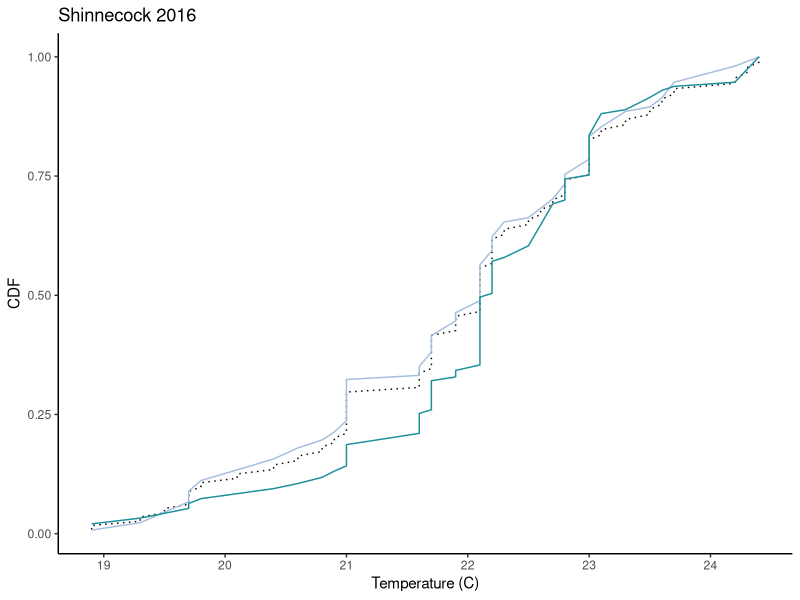
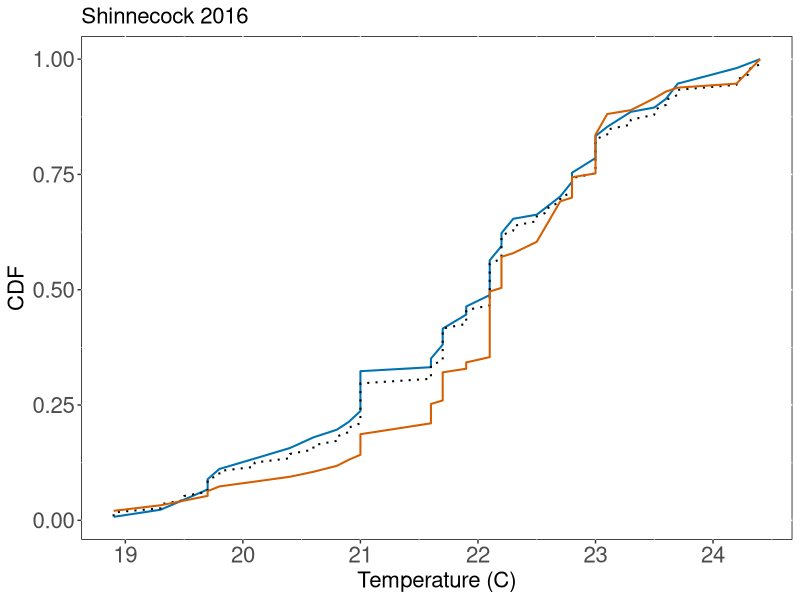
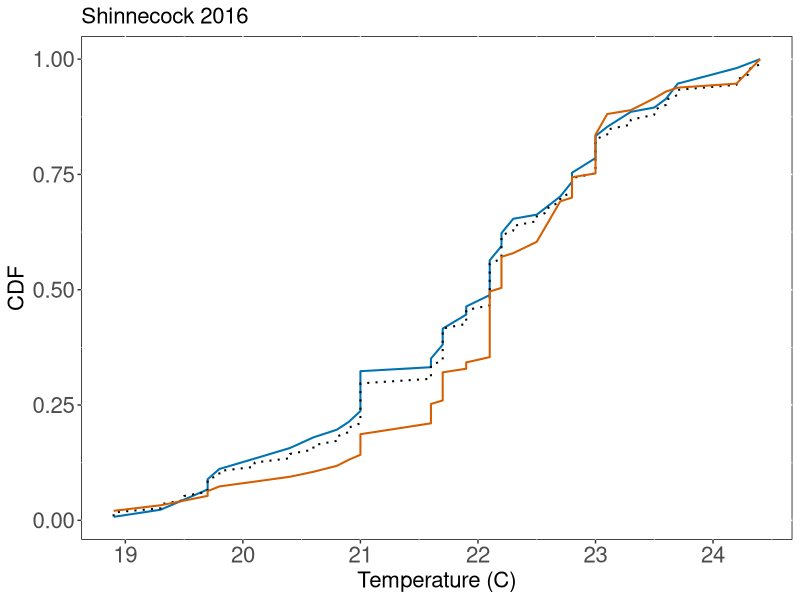
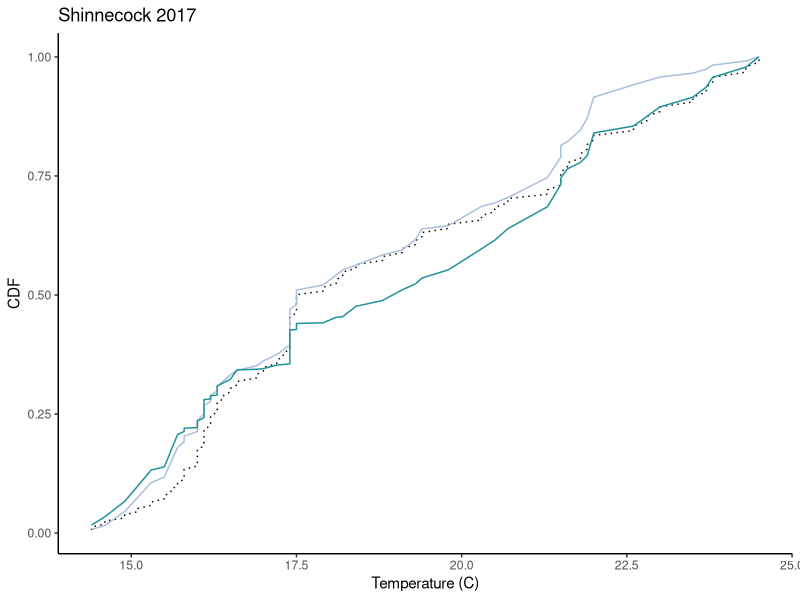
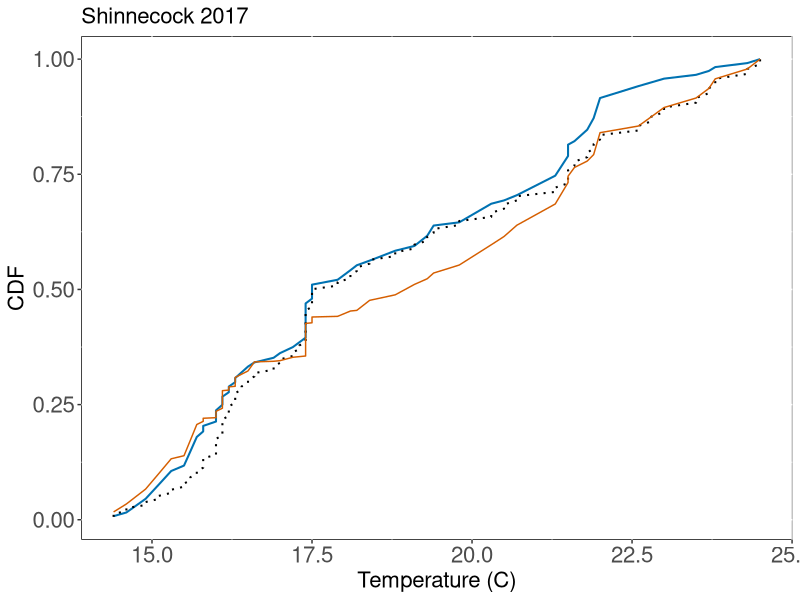
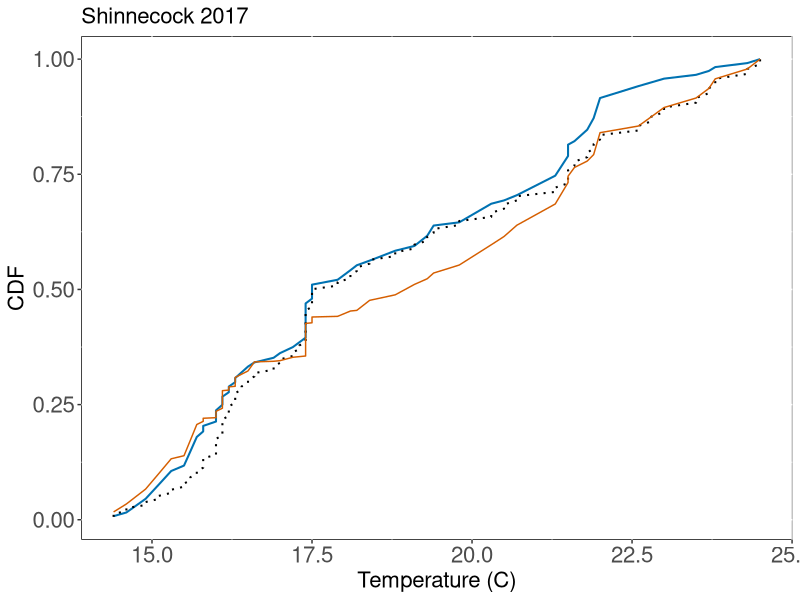
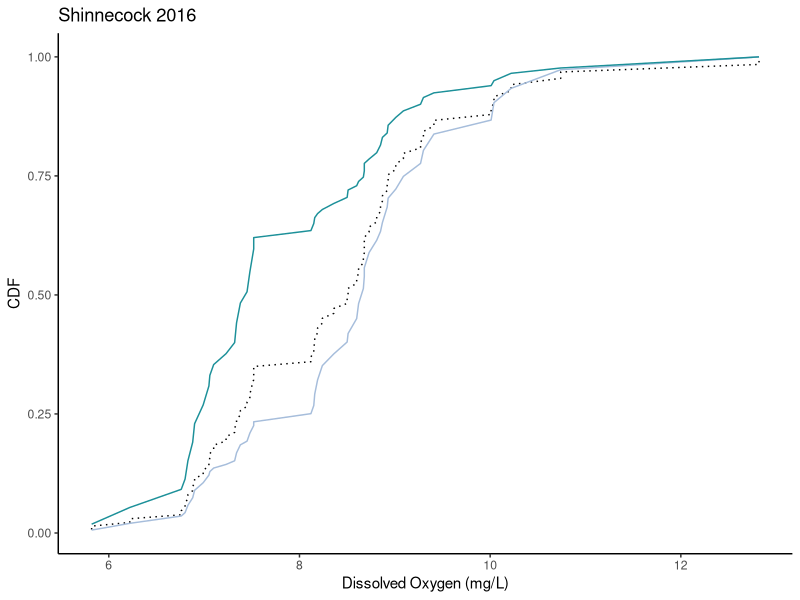
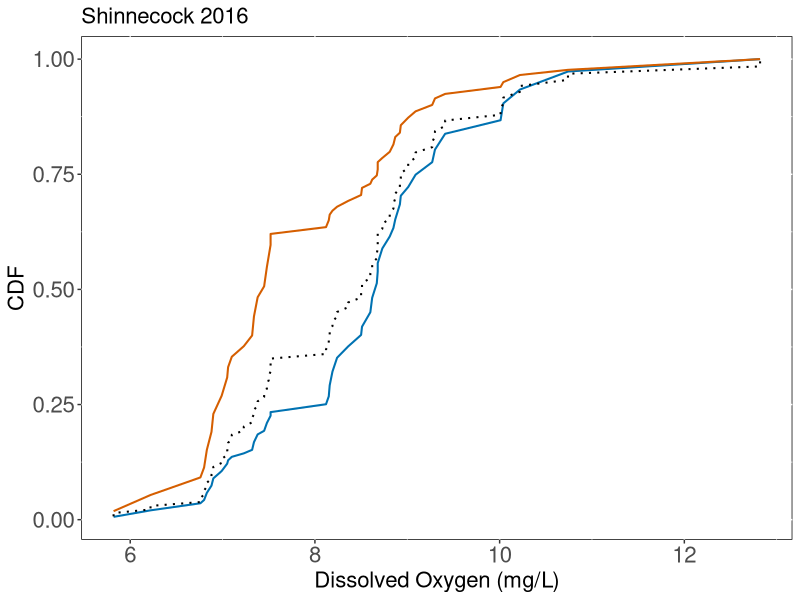

Write R code to recreate these figures, in order.
## ---- chunk 1
knitr::opts_chunk$set(echo = FALSE, warning=FALSE, cache=TRUE)
## ---- chunk 2
setwd("/Users//tdolan/Documents//R-Github//WFFieldSurveyPaper")

library("tidyr")
library("ggplot2")
library("plyr")
library("purrr")
library("dplyr")
## ---- chunk 3
#somedata3<-read.csv("somedata3_Mar-4-2020.csv", na.strings="", header=TRUE) %>% filter(!is.na(Temp))
somedata3 <-read.csv("skcompiled4gams2.csv", na.strings="", header=TRUE) 
## ---- chunk 4
SomeData <-somedata3 %>% dplyr::select(-minl, -maxl, -sdl, -distswept, -Tow, -Towindex) %>% mutate(Pres =ifelse(cpT > 0,1,0))%>%
  unite(BayYear,Bay,Year, remove=FALSE)%>% base::split(.$Bay)
Bay <-SomeData$`Shinnecock` # Just change out the bay you are looking at. 

total.area <- 1.61*1000 #for Shinnecock
       #   <- 1.49*1000 #for Moriches
       #   <- 2.24*1000 #for Jamaica
       #   <- 1.98*1000 #for Napeague
       #   <- 0.52*1000 #for Cold Spring Pond
## ---- chunk 5
SomeData1617 <-somedata3 %>% dplyr::select(-minl, -maxl, -sdl, -distswept, -Towindex, -cpue, -efoff, -Bottom.type, -NumKept) %>% mutate(Pres =ifelse(cpT > 0,1,0))%>%
  unite(BayYear,Bay,Year, remove=FALSE) %>% filter(Bay =="Shinnecock")%>% filter(Year %in% c("2016","2017"))

allsco <-read.csv("allscoJune30.csv", na.strings="", header=TRUE) 

allsco <-left_join(allsco, SomeData1617, by=c("Bay","Date","Year")) %>% dplyr::select(-X.y, -NumCaught, -rcpT, -X.x, -X.1, -avl)%>%mutate(Date=as.Date(Date))

splitco <-allsco%>%
  split(list(.$Year,.$co)) 

shi16_e <-plyr::ddply(splitco$`2016.1`, Week~Date~Station, summarize, coCatch =sum(value),Date=max(Date), Temp=max(Temp), SAL=max(SAL), DO=max(DO.mg.L), Depth=max(AvDepth)) %>%mutate(Week=as.numeric(as.character(Week)), co="1") %>% 
  mutate(starred=ifelse(Week %in% c(5,6,7,8,9),"star","nostar"),Date=as.Date(Date)) 

shi16_l <-plyr::ddply(splitco$`2016.2`, Week~Date~Station, summarize, coCatch =sum(value),Date=max(Date),Temp=max(Temp), SAL=max(SAL), DO=max(DO.mg.L), Depth=max(AvDepth)) %>%mutate(Week=as.numeric(as.character(Week)), co="2")%>% 
mutate(starred=ifelse(Week %in% c(5,6,7,8,9),"star","nostar"),Date=as.Date(Date))

shi17_e <-plyr::ddply(splitco$`2017.1`,  Week~Date~Station, summarize, coCatch =sum(value),Date=max(Date),Temp=max(Temp), SAL=max(SAL), DO=max(DO.mg.L), Depth=max(AvDepth)) %>%mutate(Week=as.numeric(as.character(Week)), co="1")%>% 
mutate(starred=ifelse(Week %in% c(1,2,3,4,5,6),"star","nostar"),Date=as.Date(Date))

shi17_l <-plyr::ddply(splitco$`2017.2`,Week~Date~Station, summarize, coCatch =sum(value),Date=max(Date),Temp=max(Temp), SAL=max(SAL), DO=max(DO.mg.L), Depth=max(AvDepth)) %>%mutate(Week=as.numeric(as.character(Week)), co="2")%>%
  mutate(starred=ifelse(Week %in% c(1,2,3,4,5,6),"star","nostar"),Date=as.Date(Date))

shin16co <-bind_rows(shi16_e, shi16_l) %>%filter(starred=="star") %>% mutate(Pres=ifelse(coCatch > 0,1,0))
shin17co <-bind_rows(shi17_e, shi17_l) %>%filter(starred=="star")%>% mutate(Pres=ifelse(coCatch >0,1,0))

## ---- chunk 6
co16_1Temp <- filter(shi16_e, !is.na(Temp) & starred=="star") %>% arrange(Temp)%>% mutate(Pres=ifelse(coCatch > 0,1,0))
co16_2Temp <- filter(shi16_l, !is.na(Temp) & starred=="star") %>% arrange(Temp)%>% mutate(Pres=ifelse(coCatch > 0,1,0))

#AVAILABLE HABITAT: should be for both cohorts!!!
shin16coTemp <-filter(shin16co, !is.na(Temp) & starred=="star")%>% arrange(Temp)
SurveyCDF = cumsum(shin16coTemp$Temp)
SUMTemp<-sum(shin16coTemp$Temp)
shin16coTemp <- mutate(shin16coTemp, SurveyCDFFinal=SurveyCDF/SUMTemp)  #this is the AVAILABLE HABITAT over ALL YEARS in Shinnecock

#OCCUPIED HABITAT: cohort 1
Temp <- co16_1Temp$Temp
yh=sum(co16_1Temp$coCatch)
ybar_strata=mean(co16_1Temp$coCatch) 
#create and plot CDF for occupied habitat
co16_1Temp <-mutate(co16_1Temp, OccupiedTemp =(coCatch/ybar_strata)*as.numeric(Pres)*Temp)%>% 
  mutate(OccupiedCDF =cumsum(OccupiedTemp))
SUMOccTemp <-sum(co16_1Temp$OccupiedTemp)
co16_1Temp <-mutate(co16_1Temp, OccCDF_final = OccupiedCDF/SUMOccTemp)

#OCCUPIED HABITAT: cohort 2
Temp <- co16_2Temp$Temp
yh=sum(co16_2Temp$coCatch)
ybar_strata=mean(co16_2Temp$coCatch) 
#create and plot CDF for occupied habitat
co16_2Temp <-mutate(co16_2Temp, OccupiedTemp =(coCatch/ybar_strata)*as.numeric(Pres)*Temp)%>% 
  mutate(OccupiedCDF =cumsum(OccupiedTemp))
SUMOccTemp <-sum(co16_2Temp$OccupiedTemp)
co16_2Temp <-mutate(co16_2Temp, OccCDF_final = OccupiedCDF/SUMOccTemp)

#plot occupied, available, both cohorts
a <-  ggplot(shin16coTemp, aes(x=Temp, y=SurveyCDFFinal))
a+geom_line(linetype="dotted")+
  geom_line(aes(x=Temp, y=OccCDF_final), color="#a6bddb", data=co16_1Temp)+
  geom_line(aes(x=Temp, y=OccCDF_final), color="#1c9099", data=co16_2Temp)+
  ylab("CDF")+xlab("Temperature (C)")+ggtitle("Shinnecock 2016")+
  theme_classic()
#ggsave("cohortcdfs16_OccvAVTemp.png", path="/Users/tdolan/documents/WF SK PROJ/Survey data/Field Survey Paper/final figures")
#dev.off()

## ---- chunk 7

#TEST STATISTIC: DISTANCE BETWEEN COHORTS
Dist_test<-abs(co16_1Temp$OccCDF_final-co16_2Temp$OccCDF_final)
Test.statistic<-max(Dist_test)
Test.statistic

#BOOTSTRAPPING TEST STATISTIC AND CONFIDENCE INTERVALS
###Bootstrapping occupied CPUE to create new CDFS
DistBoot<-abs(co16_1Temp$OccCDF_final-co16_2Temp$OccCDF_final)#if not defined prior to running loop,
TS.Boot<-max(DistBoot)  
#defining variables
catch1 <-co16_1Temp$coCatch #total catch in that TOW
catch2 <-co16_2Temp$coCatch #total catch in that TOW
ybar1 <-mean(catch1)
ybar2 <-mean(catch2)
Pres1 <-co16_1Temp$Pres #Presence absence for that TOW
Pres2 <-co16_2Temp$Pres
Temp1 <-co16_1Temp$Temp
Temp2 <-co16_2Temp$Temp

# THE BOOT LOOP
set.seed(1234)
results<-c()
boot.store1 <-vector("list",length(10000))
boot.store2 <-vector("list",length(10000))
for(i in 1:10000) {  
  #Cohort 1
  BootSampler1<-sample(catch1, length(catch1),replace=FALSE)  #catch cohort 1
  TempBoot1<-(BootSampler1/ybar1)*(as.numeric(Pres1))*Temp1 
  CDFBoot1<-cumsum(TempBoot1)
  SUMBoot1<-sum(TempBoot1)
  CDFFinalBoot1<-CDFBoot1/SUMBoot1
  boot.store1[[i]]<-CDFFinalBoot1
  #Cohort 2
  BootSampler2<-sample(catch2, length(catch2),replace=FALSE)  #catch cohort 1
  TempBoot2<-(BootSampler2/ybar2)*(as.numeric(Pres2))*Temp2 
  CDFBoot2<-cumsum(TempBoot2)
  SUMBoot2<-sum(TempBoot2)
  CDFFinalBoot2<-CDFBoot2/SUMBoot2
  boot.store2[[i]]<-CDFFinalBoot2
  #Test statistic
  DistBoot<-abs(CDFFinalBoot1-CDFFinalBoot2) #absolute value from bootstrapped and observed
  results[i]<-max(DistBoot) #store them here
  }
summary(results)

#SIGNIFICANCE TEST RESULT
sum(abs(results>abs(Test.statistic))/10000) ## See how many of the values in 'result'are more extreme than the observed value

#EXTRACT BOOTS FOR CI
#Cohort1
b.store1 <- transpose(boot.store1)  
lcis1 <-c()
ucis1 <-c()
meanboot1<-c()
for(i in 1:length(b.store1)) { 
  bvec1 <-unlist(b.store1[i])
  lcis1[i]<-quantile(bvec1,0.025)
  ucis1[i]<-quantile(bvec1,0.975)
  meanboot1[i]<-mean(bvec1)
}
b.store2 <- transpose(boot.store2)  
lcis2 <-c()
ucis2 <-c()
meanboot2<-c()
for(i in 1:length(b.store2)) { 
  bvec2 <-unlist(b.store2[i])
  lcis2[i]<-quantile(bvec2,0.025)
  ucis2[i]<-quantile(bvec2,0.975)
  meanboot2[i]<-mean(bvec2)
}

#Change the colors:
#old colors: Cohort1: #a6bddb, #1c9099, Cohort2: #1c9099
#New colors: cohort1"#0072B2","#D55E00",

#plot occupied, available, both cohorts
a <-  ggplot()
 a+geom_line(aes(x=Temp, y=OccCDF_final), color="#0072B2", size = 0.7, data=co16_1Temp)+ #cohort 1
   geom_line(aes(x=Temp, y=SurveyCDFFinal),linetype="dotted", size = 0.7, data=shin16coTemp)+ #available habitat. 
  #geom_line(aes(x=Temp,y=meanboot1),linetype=3, color="#748499")+ # bootstrapped mean
  #geom_ribbon(aes(x=Temp,ymin=lcis1,ymax=ucis1),fill="#0072B2",alpha=0.2,data=co16_1Temp)+ #bootstrapped CI
  geom_line(aes(x=Temp, y=OccCDF_final), color="#D55E00", size = 0.7, data=co16_2Temp)+  #cohort 2.
  #geom_ribbon(aes(x=Temp,ymin=lcis2,ymax=ucis2),fill="#D55E00",alpha=0.2,data=co16_2Temp)+ #bootstrapped CI
  #geom_line(aes(x=Temp,y=meanboot2),linetype=3, color="#1c9099")+ # bootstrapped mean
  ylab("CDF")+xlab("Temperature (C)")+ggtitle("Shinnecock 2016")+
  #theme_classic()
   theme(plot.title=element_text(size=16),axis.text = element_text(size = 16),axis.title = element_text(size = 16),
         panel.background = element_rect(fill = 'white', colour = 'black'),
        panel.grid.major = element_line(colour = "white"))+guides(fill = FALSE, colour = FALSE) 
#,plot.margin=margin(0.5,1,0.5,0.5,"cm")
ggsave("cohortcdfs16_OccvAVTempCInew.png", path="/Users/tdolan/documents/WF SK PROJ/Survey data/Field Survey Paper/final figures")
dev.off()
#save for later

## ---- chunk 8
co17_1Temp <- filter(shi17_e, !is.na(Temp) & starred=="star") %>% arrange(Temp)%>% mutate(Pres=ifelse(coCatch > 0,1,0))
co17_2Temp <- filter(shi17_l, !is.na(Temp) & starred=="star") %>% arrange(Temp)%>% mutate(Pres=ifelse(coCatch > 0,1,0))

#AVAILABLE HABITAT: should be for both cohorts!!!
shin17coTemp <-filter(shin17co, !is.na(Temp)& starred=="star")%>% arrange(Temp)
SurveyCDF = cumsum(shin17coTemp$Temp)
SUMTemp<-sum(shin17coTemp$Temp)
shin17coTemp <- mutate(shin17coTemp, SurveyCDFFinal=SurveyCDF/SUMTemp)  #this is the AVAILABLE HABITAT over ALL YEARS in Shinnecock

#OCCUPIED HABITAT: cohort 1
Temp <- co17_1Temp$Temp
yh=sum(co17_1Temp$coCatch)
ybar_strata=mean(co17_1Temp$coCatch) 
#create and plot CDF for occupied habitat
co17_1Temp <-mutate(co17_1Temp, OccupiedTemp =(coCatch/ybar_strata)*as.numeric(Pres)*Temp)%>% 
  mutate(OccupiedCDF =cumsum(OccupiedTemp))
SUMOccTemp <-sum(co17_1Temp$OccupiedTemp)
co17_1Temp <-mutate(co17_1Temp, OccCDF_final = OccupiedCDF/SUMOccTemp)

#OCCUPIED HABITAT: cohort 2
Temp <- co17_2Temp$Temp
yh=sum(co17_2Temp$coCatch)
ybar_strata=mean(co17_2Temp$coCatch) 
#create and plot CDF for occupied habitat
co17_2Temp <-mutate(co17_2Temp, OccupiedTemp =(coCatch/ybar_strata)*as.numeric(Pres)*Temp)%>% 
  mutate(OccupiedCDF =cumsum(OccupiedTemp))
SUMOccTemp <-sum(co17_2Temp$OccupiedTemp)
co17_2Temp <-mutate(co17_2Temp, OccCDF_final = OccupiedCDF/SUMOccTemp)

#plot occupied, available, both cohorts
a <-  ggplot(shin17coTemp, aes(x=Temp, y=SurveyCDFFinal))
a+geom_line(linetype="dotted")+
  geom_line(aes(x=Temp, y=OccCDF_final), color="#a6bddb", data=co17_1Temp)+
  geom_line(aes(x=Temp, y=OccCDF_final), color="#1c9099", data=co17_2Temp)+
  ylab("CDF")+xlab("Temperature (C)")+ggtitle("Shinnecock 2017")+
  theme_classic()
#ggsave("cohortcdfs17_OccvAVTemp.png", path="/Users/tdolan/documents/WF SK PROJ/Survey data/Field Survey Paper/final figures")
#dev.off()
## ---- chunk 9

#TEST STATISTIC: DISTANCE BETWEEN COHORTS
Dist_test<-abs(co17_1Temp$OccCDF_final-co17_2Temp$OccCDF_final)
Test.statistic<-max(Dist_test)
Test.statistic

#BOOTSTRAPPING TEST STATISTIC AND CONFIDENCE INTERVALS
###Bootstrapping occupied CPUE to create new CDFS
DistBoot<-abs(co17_1Temp$OccCDF_final-co17_2Temp$OccCDF_final)#if not defined prior to running loop,
TS.Boot<-max(DistBoot)  
#defining variables
catch1 <-co17_1Temp$coCatch #total catch in that TOW
catch2 <-co17_2Temp$coCatch #total catch in that TOW
ybar1 <-mean(catch1)
ybar2 <-mean(catch2)
Pres1 <-co17_1Temp$Pres #Presence absence for that TOW
Pres2 <-co17_2Temp$Pres
Temp1 <-co17_1Temp$Temp
Temp2 <-co17_2Temp$Temp

# THE BOOT LOOP
set.seed(1234)
results<-c()
boot.store1 <-vector("list",length(10000))
boot.store2 <-vector("list",length(10000))
for(i in 1:10000) {  
  #Cohort 1
  BootSampler1<-sample(catch1, length(catch1),replace=FALSE)  #catch cohort 1
  TempBoot1<-(BootSampler1/ybar1)*(as.numeric(Pres1))*Temp1 
  CDFBoot1<-cumsum(TempBoot1)
  SUMBoot1<-sum(TempBoot1)
  CDFFinalBoot1<-CDFBoot1/SUMBoot1
  boot.store1[[i]]<-CDFFinalBoot1
  #Cohort 2
  BootSampler2<-sample(catch2, length(catch2),replace=FALSE)  #catch cohort 1
  TempBoot2<-(BootSampler2/ybar2)*(as.numeric(Pres2))*Temp2 
  CDFBoot2<-cumsum(TempBoot2)
  SUMBoot2<-sum(TempBoot2)
  CDFFinalBoot2<-CDFBoot2/SUMBoot2
  boot.store2[[i]]<-CDFFinalBoot2
  #Test statistic
  DistBoot<-abs(CDFFinalBoot1-CDFFinalBoot2) #absolute value from bootstrapped and observed
  results[i]<-max(DistBoot) #store them here
  }
summary(results)

#SIGNIFICANCE TEST RESULT
sum(abs(results>abs(Test.statistic))/10000) ## See how many of the values in 'result'are more extreme than the observed value

#EXTRACT BOOTS FOR CI
#Cohort1
b.store1 <- transpose(boot.store1)  
lcis1 <-c()
ucis1 <-c()
meanboot1<-c()
for(i in 1:length(b.store1)) { 
  bvec1 <-unlist(b.store1[i])
  lcis1[i]<-quantile(bvec1,0.025)
  ucis1[i]<-quantile(bvec1,0.975)
  meanboot1[i]<-mean(bvec1)
}
b.store2 <- transpose(boot.store2)  
lcis2 <-c()
ucis2 <-c()
meanboot2<-c()
for(i in 1:length(b.store2)) { 
  bvec2 <-unlist(b.store2[i])
  lcis2[i]<-quantile(bvec2,0.025)
  ucis2[i]<-quantile(bvec2,0.975)
  meanboot2[i]<-mean(bvec2)
}

#New colors: cohort1"#0072B2","#D55E00",

#plot occupied, available, both cohorts
a <-  ggplot()
 a+geom_line(aes(x=Temp, y=OccCDF_final), color="#0072B2", size = 0.7, data=co17_1Temp)+
    geom_line(aes(x=Temp, y=SurveyCDFFinal),linetype="dotted", size = 0.7, data=shin17coTemp)+
  #geom_line(aes(x=Temp,y=meanboot1),linetype=3, color="#748499")+ # bootstrapped mean
  #geom_ribbon(aes(x=Temp,ymin=lcis1,ymax=ucis1),fill="#0072B2",alpha=0.2)+ #bootstrapped CI
  geom_line(aes(x=Temp, y=OccCDF_final), color="#D55E00", data=co17_2Temp)+
  #geom_ribbon(aes(x=Temp,ymin=lcis2,ymax=ucis2),fill="#D55E00",alpha=0.2)+ #bootstrapped CI
  #geom_line(aes(x=Temp,y=meanboot2),linetype=3, color="#1c9099")+ # bootstrapped mean
  ylab("CDF")+xlab("Temperature (C)")+ggtitle("Shinnecock 2017")+
  theme(plot.title=element_text(size=16),axis.text = element_text(size = 16),axis.title = element_text(size = 16),
         panel.background = element_rect(fill = 'white', colour = 'black'),
        panel.grid.major = element_line(colour = "white"))+guides(fill = FALSE, colour = FALSE) 
ggsave("cohortcdfs17_OccvAVTempCInew.png", path="/Users/tdolan/documents/WF SK PROJ/Survey data/Field Survey Paper/final figures")
dev.off()

## ---- chunk 10
#Calculating Quantiles

#FUNCTION TO EXTRACT PERCENTILES OF OCCUPIED HABITAT
percentile.func <-function(df){
df <- mutate(df, BTcolumn=round(Temp,digits=1),OccCDFcolumn=round(OccCDF_final,digits=2)) 
  
OccPer.5 <-(df[df$OccCDFcolumn=='0.05','BTcolumn']) #not interpolated version 
OccPer.50 <-(df[df$OccCDFcolumn=='0.5','BTcolumn'])
OccPer.95 <-(df[df$OccCDFcolumn=='0.95','BTcolumn'])
not.interpolated <-list(OccPer.5,OccPer.50,OccPer.95)
  #occ.ni <- rapply(not.interpolated, mean)
#interpolated version 
TabSurveyApprox<-approx(df$BTcolumn,df$OccCDFcolumn, n=20000)  
TabSurveyApproxBT<-round(TabSurveyApprox$x,digits=3)        
TabSurveyApproxSurveyOccCDF<-round(TabSurveyApprox$y,digits=3)   
OccTabSurveyAp<-data.frame(cbind(TabSurveyApproxBT,TabSurveyApproxSurveyOccCDF))   
OccPer.5.ap <-(OccTabSurveyAp[OccTabSurveyAp$TabSurveyApproxSurveyOccCDF=='0.05','TabSurveyApproxBT'])  #(INTERPOLATED)
OccPer.50.ap <-(OccTabSurveyAp[OccTabSurveyAp$TabSurveyApproxSurveyOccCDF=='0.5','TabSurveyApproxBT'])
OccPer.95.ap <-(OccTabSurveyAp[OccTabSurveyAp$TabSurveyApproxSurveyOccCDF=='0.95','TabSurveyApproxBT'])
interpolated <-list(OccPer.5.ap,OccPer.50.ap,OccPer.95.ap)
occ.i <-rapply(interpolated, mean)
#out <-list(not.interpolated, occ.i)
occ.i
}
## ---- chunk 11
allcotemp <-bind_rows(co16_1Temp,co16_2Temp,co17_1Temp,co17_2Temp) 
allcotemp <-separate(allcotemp, Date,c("Year","m","d"), sep="-", remove=FALSE)
split.percent <-allcotemp %>% split(list(.$Year,.$co))%>% map_dfr(percentile.func) #map it

split.percent
## ---- chunk 12

co16_1DO <- filter(shi16_e, !is.na(DO) & DO > 0 & DO < 20 & starred=="star") %>% arrange(DO)%>% mutate(Pres=ifelse(coCatch > 0,1,0))
co16_2DO <- filter(shi16_l, !is.na(DO) & DO > 0 & DO < 20 & starred=="star") %>% arrange(DO)%>% mutate(Pres=ifelse(coCatch > 0,1,0))

#AVAILABLE HABITAT: should be for both cohorts!!!
shin16coDO <-filter(shin16co, !is.na(DO)& DO > 0 & DO < 20 & starred=="star")%>% arrange(DO)
SurveyCDF = cumsum(shin16coDO$DO)
SUMDO<-sum(shin16coDO$DO)
shin16coDO <- mutate(shin16coDO, SurveyCDFFinal=SurveyCDF/SUMDO)  #this is the AVAILABLE HABITAT over ALL YEARS in Shinnecock

#OCCUPIED HABITAT: cohort 1
DO <- co16_1DO$DO
yh=sum(co16_1DO$coCatch)
ybar_strata=mean(co16_1DO$coCatch) 
#create and plot CDF for occupied habitat
co16_1DO <-mutate(co16_1DO, OccupiedDO =(coCatch/ybar_strata)*as.numeric(Pres)*DO)%>% 
  mutate(OccupiedCDF =cumsum(OccupiedDO))
SUMOccDO <-sum(co16_1DO$OccupiedDO)
co16_1DO <-mutate(co16_1DO, OccCDF_final = OccupiedCDF/SUMOccDO)

#OCCUPIED HABITAT: cohort 2
DO <- co16_2DO$DO
yh=sum(co16_2DO$coCatch)
ybar_strata=mean(co16_2DO$coCatch) 
#create and plot CDF for occupied habitat
co16_2DO <-mutate(co16_2DO, OccupiedDO =(coCatch/ybar_strata)*as.numeric(Pres)*DO)%>% 
  mutate(OccupiedCDF =cumsum(OccupiedDO))
SUMOccDO <-sum(co16_2DO$OccupiedDO)
co16_2DO <-mutate(co16_2DO, OccCDF_final = OccupiedCDF/SUMOccDO)

#plot occupied, available, both cohorts
a <-  ggplot(shin16coDO, aes(x=DO, y=SurveyCDFFinal))
a+geom_line(linetype="dotted")+
  geom_line(aes(x=DO, y=OccCDF_final), color="#a6bddb", data=co16_1DO)+
  geom_line(aes(x=DO, y=OccCDF_final), color="#1c9099", data=co16_2DO)+
  ylab("CDF")+xlab("Dissolved Oxygen (mg/L)")+ggtitle("Shinnecock 2016")+
  theme_classic()
#ggsave("cohortcdfs16_OccvAVDO.png", path="/Users/tdolan/documents/WF SK PROJ/Survey data/Field Survey Paper/final figures")
#dev.off()

## ---- chunk 13

#TEST STATISTIC: DISTANCE BETWEEN COHORTS
Dist_test<-abs(co16_1DO$OccCDF_final-co16_2DO$OccCDF_final)
Test.statistic<-max(Dist_test)
Test.statistic

#BOOTSTRAPPING TEST STATISTIC AND CONFIDENCE INTERVALS
###Bootstrapping occupied CPUE to create new CDFS
DistBoot<-abs(co16_1DO$OccCDF_final-co16_2DO$OccCDF_final)#if not defined prior to running loop,
TS.Boot<-max(DistBoot)  
#defining variables
catch1 <-co16_1DO$coCatch #total catch in that TOW
catch2 <-co16_2DO$coCatch #total catch in that TOW
ybar1 <-mean(catch1)
ybar2 <-mean(catch2)
Pres1 <-co16_1DO$Pres #Presence absence for that TOW
Pres2 <-co16_2DO$Pres
DO1 <-co16_1DO$DO
DO2 <-co16_2DO$DO

# THE BOOT LOOP
set.seed(1234)
results<-c()
boot.store1 <-vector("list",length(10000))
boot.store2 <-vector("list",length(10000))
for(i in 1:10000) {  
  #Cohort 1
  BootSampler1<-sample(catch1, length(catch1),replace=FALSE)  #catch cohort 1
  DOBoot1<-(BootSampler1/ybar1)*(as.numeric(Pres1))*DO1 
  CDFBoot1<-cumsum(DOBoot1)
  SUMBoot1<-sum(DOBoot1)
  CDFFinalBoot1<-CDFBoot1/SUMBoot1
  boot.store1[[i]]<-CDFFinalBoot1
  #Cohort 2
  BootSampler2<-sample(catch2, length(catch2),replace=FALSE)  #catch cohort 1
  DOBoot2<-(BootSampler2/ybar2)*(as.numeric(Pres2))*DO2 
  CDFBoot2<-cumsum(DOBoot2)
  SUMBoot2<-sum(DOBoot2)
  CDFFinalBoot2<-CDFBoot2/SUMBoot2
  boot.store2[[i]]<-CDFFinalBoot2
  #Test statistic
  DistBoot<-abs(CDFFinalBoot1-CDFFinalBoot2) #absolute value from bootstrapped and observed
  results[i]<-max(DistBoot) #store them here
  }
summary(results)

#SIGNIFICANCE TEST RESULT
sum(abs(results>abs(Test.statistic))/10000) ## See how many of the values in 'result'are more extreme than the observed value

#EXTRACT BOOTS FOR CI
#Cohort1
b.store1 <- transpose(boot.store1)  
lcis1 <-c()
ucis1 <-c()
meanboot1<-c()
for(i in 1:length(b.store1)) { 
  bvec1 <-unlist(b.store1[i])
  lcis1[i]<-quantile(bvec1,0.025)
  ucis1[i]<-quantile(bvec1,0.975)
  meanboot1[i]<-mean(bvec1)
}
b.store2 <- transpose(boot.store2)  
lcis2 <-c()
ucis2 <-c()
meanboot2<-c()
for(i in 1:length(b.store2)) { 
  bvec2 <-unlist(b.store2[i])
  lcis2[i]<-quantile(bvec2,0.025)
  ucis2[i]<-quantile(bvec2,0.975)
  meanboot2[i]<-mean(bvec2)
}

#New colors: cohort1"#0072B2","#D55E00",

#plot occupied, available, both cohorts
a <-  ggplot()
 a+geom_line(aes(x=DO, y=OccCDF_final), color="#0072B2",size = 0.7, data=co16_1DO)+
   geom_line(aes(x=DO, y=SurveyCDFFinal),linetype="dotted",size = 0.7, data=shin16coDO)+
  #geom_line(aes(x=DO,y=meanboot1),linetype=3, color="#748499")+ # bootstrapped mean
  #geom_ribbon(aes(x=DO,ymin=lcis1,ymax=ucis1),fill="#0072B2",alpha=0.2)+ #bootstrapped CI
  geom_line(aes(x=DO, y=OccCDF_final), color="#D55E00",size = 0.7, data=co16_2DO)+
  #geom_ribbon(aes(x=DO,ymin=lcis2,ymax=ucis2),fill="#D55E00",alpha=0.2)+ #bootstrapped CI
  #geom_line(aes(x=DO,y=meanboot2),linetype=3, color="#1c9099")+ # bootstrapped mean
  ylab("CDF")+xlab("Dissolved Oxygen (mg/L)")+ggtitle("Shinnecock 2016")+
  theme(plot.title=element_text(size=16),axis.text = element_text(size = 16),axis.title = element_text(size = 16),
         panel.background = element_rect(fill = 'white', colour = 'black'),
        panel.grid.major = element_line(colour = "white"))+guides(fill = FALSE, colour = FALSE) 
ggsave("cohortcdfs16_OccvAVDOCInew.png", path="/Users/tdolan/documents/WF SK PROJ/Survey data/Field Survey Paper/final figures")
dev.off()
#save for later

## ---- chunk 14
co17_1DO <- filter(shi17_e, !is.na(DO) & starred=="star") %>% arrange(DO)%>% mutate(Pres=ifelse(coCatch > 0,1,0))
co17_2DO <- filter(shi17_l, !is.na(DO) & starred=="star") %>% arrange(DO)%>% mutate(Pres=ifelse(coCatch > 0,1,0))

#AVAILABLE HABITAT: should be for both cohorts!!!
shin17coDO <-filter(shin17co, !is.na(DO)& starred=="star")%>% arrange(DO)
SurveyCDF = cumsum(shin17coDO$DO)
SUMDO<-sum(shin17coDO$DO)
shin17coDO <- mutate(shin17coDO, SurveyCDFFinal=SurveyCDF/SUMDO)  #this is the AVAILABLE HABITAT over ALL YEARS in Shinnecock

#OCCUPIED HABITAT: cohort 1
DO <- co17_1DO$DO
yh=sum(co17_1DO$coCatch)
ybar_strata=mean(co17_1DO$coCatch) 
#create and plot CDF for occupied habitat
co17_1DO <-mutate(co17_1DO, OccupiedDO =(coCatch/ybar_strata)*as.numeric(Pres)*DO)%>% 
  mutate(OccupiedCDF =cumsum(OccupiedDO))
SUMOccDO <-sum(co17_1DO$OccupiedDO)
co17_1DO <-mutate(co17_1DO, OccCDF_final = OccupiedCDF/SUMOccDO)

#OCCUPIED HABITAT: cohort 2
DO <- co17_2DO$DO
yh=sum(co17_2DO$coCatch)
ybar_strata=mean(co17_2DO$coCatch) 
#create and plot CDF for occupied habitat
co17_2DO <-mutate(co17_2DO, OccupiedDO =(coCatch/ybar_strata)*as.numeric(Pres)*DO)%>% 
  mutate(OccupiedCDF =cumsum(OccupiedDO))
SUMOccDO <-sum(co17_2DO$OccupiedDO)
co17_2DO <-mutate(co17_2DO, OccCDF_final = OccupiedCDF/SUMOccDO)

#plot occupied, available, both cohorts
a <-  ggplot(shin17coDO, aes(x=DO, y=SurveyCDFFinal))
a+geom_line(linetype="dotted")+
  geom_line(aes(x=DO, y=OccCDF_final), color="#a6bddb", data=co17_1DO)+
  geom_line(aes(x=DO, y=OccCDF_final), color="#1c9099", data=co17_2DO)+
  ylab("CDF")+xlab("Dissolved Oxygen (mg/L)")+ggtitle("Shinnecock 2017")+
  theme_classic()
#ggsave("cohortcdfs17_OccvAVDO.png", path="/Users/tdolan/documents/WF SK PROJ/Survey data/Field Survey Paper/final figures")
#dev.off()
## ---- chunk 15

#TEST STATISTIC: DISTANCE BETWEEN COHORTS
Dist_test<-abs(co17_1DO$OccCDF_final-co17_2DO$OccCDF_final)
Test.statistic<-max(Dist_test)
Test.statistic

#BOOTSTRAPPING TEST STATISTIC AND CONFIDENCE INTERVALS
###Bootstrapping occupied CPUE to create new CDFS
DistBoot<-abs(co17_1DO$OccCDF_final-co17_2DO$OccCDF_final)#if not defined prior to running loop,
TS.Boot<-max(DistBoot)  
#defining variables
catch1 <-co17_1DO$coCatch #total catch in that TOW
catch2 <-co17_2DO$coCatch #total catch in that TOW
ybar1 <-mean(catch1)
ybar2 <-mean(catch2)
Pres1 <-co17_1DO$Pres #Presence absence for that TOW
Pres2 <-co17_2DO$Pres
DO1 <-co17_1DO$DO
DO2 <-co17_2DO$DO

# THE BOOT LOOP
set.seed(1234)
results<-c()
boot.store1 <-vector("list",length(10000))
boot.store2 <-vector("list",length(10000))
for(i in 1:10000) {  
  #Cohort 1
  BootSampler1<-sample(catch1, length(catch1),replace=FALSE)  #catch cohort 1
  DOBoot1<-(BootSampler1/ybar1)*(as.numeric(Pres1))*DO1 
  CDFBoot1<-cumsum(DOBoot1)
  SUMBoot1<-sum(DOBoot1)
  CDFFinalBoot1<-CDFBoot1/SUMBoot1
  boot.store1[[i]]<-CDFFinalBoot1
  #Cohort 2
  BootSampler2<-sample(catch2, length(catch2),replace=FALSE)  #catch cohort 1
  DOBoot2<-(BootSampler2/ybar2)*(as.numeric(Pres2))*DO2 
  CDFBoot2<-cumsum(DOBoot2)
  SUMBoot2<-sum(DOBoot2)
  CDFFinalBoot2<-CDFBoot2/SUMBoot2
  boot.store2[[i]]<-CDFFinalBoot2
  #Test statistic
  DistBoot<-abs(CDFFinalBoot1-CDFFinalBoot2) #absolute value from bootstrapped and observed
  results[i]<-max(DistBoot) #store them here
  }
summary(results)

#SIGNIFICANCE TEST RESULT
sum(abs(results>abs(Test.statistic))/10000) ## See how many of the values in 'result'are more extreme than the observed value

#EXTRACT BOOTS FOR CI
#Cohort1
b.store1 <- transpose(boot.store1)  
lcis1 <-c()
ucis1 <-c()
meanboot1<-c()
for(i in 1:length(b.store1)) { 
  bvec1 <-unlist(b.store1[i])
  lcis1[i]<-quantile(bvec1,0.025)
  ucis1[i]<-quantile(bvec1,0.975)
  meanboot1[i]<-mean(bvec1)
}
b.store2 <- transpose(boot.store2)  
lcis2 <-c()
ucis2 <-c()
meanboot2<-c()
for(i in 1:length(b.store2)) { 
  bvec2 <-unlist(b.store2[i])
  lcis2[i]<-quantile(bvec2,0.025)
  ucis2[i]<-quantile(bvec2,0.975)
  meanboot2[i]<-mean(bvec2)
}

#New colors: cohort1"#0072B2","#D55E00",
#plot occupied, available, both cohorts
a <-  ggplot()
 a+geom_line(aes(x=DO, y=OccCDF_final), color="#0072B2",size = 0.7, data=co17_1DO)+
    geom_line(aes(x=DO, y=SurveyCDFFinal),linetype="dotted",size = 0.7, data=shin17coDO)+
  #geom_line(aes(x=DO,y=meanboot1),linetype=3, color="#748499")+ # bootstrapped mean
  #geom_ribbon(aes(x=DO,ymin=lcis1,ymax=ucis1),fill="#0072B2",alpha=0.2)+ #bootstrapped CI
  geom_line(aes(x=DO, y=OccCDF_final), color="#D55E00",size = 0.7, data=co17_2DO)+
  #geom_ribbon(aes(x=DO,ymin=lcis2,ymax=ucis2),fill="#D55E00",alpha=0.2)+ #bootstrapped CI
  #geom_line(aes(x=DO,y=meanboot2),linetype=3, color="#1c9099")+ # bootstrapped mean
  ylab("CDF")+xlab("Dissolved Oxygen (mg/L)")+ggtitle("Shinnecock 2017")+
  theme(plot.title=element_text(size=16),axis.text = element_text(size = 16),axis.title = element_text(size = 16),
         panel.background = element_rect(fill = 'white', colour = 'black'),
        panel.grid.major = element_line(colour = "white"))+guides(fill = FALSE, colour = FALSE) 
ggsave("cohortcdfs17_OccvAVDOCInew.png", path="/Users/tdolan/documents/WF SK PROJ/Survey data/Field Survey Paper/final figures")
dev.off()
 
## ---- chunk 16
#Calculating Quantiles

#FUNCTION TO EXTRACT PERCENTILES OF OCCUPIED HABITAT
percentile.func <-function(df){
df <- mutate(df, BTcolumn=round(DO,digits=1),OccCDFcolumn=round(OccCDF_final,digits=2)) 
  
OccPer.5 <-(df[df$OccCDFcolumn=='0.05','BTcolumn']) #not interpolated version 
OccPer.50 <-(df[df$OccCDFcolumn=='0.5','BTcolumn'])
OccPer.95 <-(df[df$OccCDFcolumn=='0.95','BTcolumn'])
not.interpolated <-list(OccPer.5,OccPer.50,OccPer.95)
  #occ.ni <- rapply(not.interpolated, mean)
#interpolated version 
TabSurveyApprox<-approx(df$BTcolumn,df$OccCDFcolumn, n=20000)  
TabSurveyApproxBT<-round(TabSurveyApprox$x,digits=3)        
TabSurveyApproxSurveyOccCDF<-round(TabSurveyApprox$y,digits=3)   
OccTabSurveyAp<-data.frame(cbind(TabSurveyApproxBT,TabSurveyApproxSurveyOccCDF))   
OccPer.5.ap <-(OccTabSurveyAp[OccTabSurveyAp$TabSurveyApproxSurveyOccCDF=='0.05','TabSurveyApproxBT'])  #(INTERPOLATED)
OccPer.50.ap <-(OccTabSurveyAp[OccTabSurveyAp$TabSurveyApproxSurveyOccCDF=='0.5','TabSurveyApproxBT'])
OccPer.95.ap <-(OccTabSurveyAp[OccTabSurveyAp$TabSurveyApproxSurveyOccCDF=='0.95','TabSurveyApproxBT'])
interpolated <-list(OccPer.5.ap,OccPer.50.ap,OccPer.95.ap)
occ.i <-rapply(interpolated, mean)
#out <-list(not.interpolated, occ.i)
occ.i
}
## ---- chunk 17
allcoDO <-bind_rows(co16_1DO,co16_2DO,co17_1DO,co17_2DO) 
allcoDO <-separate(allcoDO, Date,c("Year","m","d"), sep="-", remove=FALSE)
split.percent <-allcoDO %>% split(list(.$Year,.$co))%>% map_dfr(percentile.func) #map it

split.percent
## ---- chunk 18
co16_1SAL <- filter(shi16_e, !is.na(SAL) & SAL > 0 & SAL < 40 & starred=="star") %>% arrange(SAL)%>% mutate(Pres=ifelse(coCatch > 0,1,0))
co16_2SAL <- filter(shi16_l, !is.na(SAL) & SAL > 0 & SAL < 40 & starred=="star") %>% arrange(SAL)%>% mutate(Pres=ifelse(coCatch > 0,1,0))

#AVAILABLE HABITAT: should be for both cohorts!!!
shin16coSAL <-filter(shin16co, !is.na(SAL) & SAL > 0 & SAL < 40 & starred=="star")%>% arrange(SAL)
SurveyCDF = cumsum(shin16coSAL$SAL)
SUMSAL<-sum(shin16coSAL$SAL)
shin16coSAL <- mutate(shin16coSAL, SurveyCDFFinal=SurveyCDF/SUMSAL)  #this is the AVAILABLE HABITAT over ALL YEARS in Shinnecock

#OCCUPIED HABITAT: cohort 1
SAL <- co16_1SAL$SAL
yh=sum(co16_1SAL$coCatch)
ybar_strata=mean(co16_1SAL$coCatch) 
#create and plot CDF for occupied habitat
co16_1SAL <-mutate(co16_1SAL, OccupiedSAL =(coCatch/ybar_strata)*as.numeric(Pres)*SAL)%>% 
  mutate(OccupiedCDF =cumsum(OccupiedSAL))
SUMOccSAL <-sum(co16_1SAL$OccupiedSAL)
co16_1SAL <-mutate(co16_1SAL, OccCDF_final = OccupiedCDF/SUMOccSAL)

#OCCUPIED HABITAT: cohort 2
SAL <- co16_2SAL$SAL
yh=sum(co16_2SAL$coCatch)
ybar_strata=mean(co16_2SAL$coCatch) 
#create and plot CDF for occupied habitat
co16_2SAL <-mutate(co16_2SAL, OccupiedSAL =(coCatch/ybar_strata)*as.numeric(Pres)*SAL)%>% 
  mutate(OccupiedCDF =cumsum(OccupiedSAL))
SUMOccSAL <-sum(co16_2SAL$OccupiedSAL)
co16_2SAL <-mutate(co16_2SAL, OccCDF_final = OccupiedCDF/SUMOccSAL)

#plot occupied, available, both cohorts
a <-  ggplot(shin16coSAL, aes(x=SAL, y=SurveyCDFFinal))
a+geom_line(linetype="dotted")+
  geom_line(aes(x=SAL, y=OccCDF_final), color="#a6bddb", data=co16_1SAL)+
  geom_line(aes(x=SAL, y=OccCDF_final), color="#1c9099", data=co16_2SAL)+
  ylab("CDF")+xlab("Salinity (ppt)")+ggtitle("Shinnecock 2016")+
  theme_classic()
#ggsave("cohortcdfs16_OccvAVSAL.png", path="/Users/tdolan/documents/WF SK PROJ/Survey data/Field Survey Paper/final figures")
#dev.off()

## ---- chunk 19

#TEST STATISTIC: DISTANCE BETWEEN COHORTS
Dist_test<-abs(co16_1SAL$OccCDF_final-co16_2SAL$OccCDF_final)
Test.statistic<-max(Dist_test)
Test.statistic

#BOOTSTRAPPING TEST STATISTIC AND CONFIDENCE INTERVALS
###Bootstrapping occupied CPUE to create new CDFS
DistBoot<-abs(co16_1SAL$OccCDF_final-co16_2SAL$OccCDF_final)#if not defined prior to running loop,
TS.Boot<-max(DistBoot)  
#defining variables
catch1 <-co16_1SAL$coCatch #total catch in that TOW
catch2 <-co16_2SAL$coCatch #total catch in that TOW
ybar1 <-mean(catch1)
ybar2 <-mean(catch2)
Pres1 <-co16_1SAL$Pres #Presence absence for that TOW
Pres2 <-co16_2SAL$Pres
SAL1 <-co16_1SAL$SAL
SAL2 <-co16_2SAL$SAL

# THE BOOT LOOP
set.seed(1234)
results<-c()
boot.store1 <-vector("list",length(10000))
boot.store2 <-vector("list",length(10000))
for(i in 1:10000) {  
  #Cohort 1
  BootSampler1<-sample(catch1, length(catch1),replace=FALSE)  #catch cohort 1
  SALBoot1<-(BootSampler1/ybar1)*(as.numeric(Pres1))*SAL1 
  CDFBoot1<-cumsum(SALBoot1)
  SUMBoot1<-sum(SALBoot1)
  CDFFinalBoot1<-CDFBoot1/SUMBoot1
  boot.store1[[i]]<-CDFFinalBoot1
  #Cohort 2
  BootSampler2<-sample(catch2, length(catch2),replace=FALSE)  #catch cohort 1
  SALBoot2<-(BootSampler2/ybar2)*(as.numeric(Pres2))*SAL2 
  CDFBoot2<-cumsum(SALBoot2)
  SUMBoot2<-sum(SALBoot2)
  CDFFinalBoot2<-CDFBoot2/SUMBoot2
  boot.store2[[i]]<-CDFFinalBoot2
  #Test statistic
  DistBoot<-abs(CDFFinalBoot1-CDFFinalBoot2) #absolute value from bootstrapped and observed
  results[i]<-max(DistBoot) #store them here
  }
summary(results)

#SIGNIFICANCE TEST RESULT
sum(abs(results>abs(Test.statistic))/10000) ## See how many of the values in 'result'are more extreme than the observed value

#EXTRACT BOOTS FOR CI
#Cohort1
b.store1 <- transpose(boot.store1)  
lcis1 <-c()
ucis1 <-c()
meanboot1<-c()
for(i in 1:length(b.store1)) { 
  bvec1 <-unlist(b.store1[i])
  lcis1[i]<-quantile(bvec1,0.025)
  ucis1[i]<-quantile(bvec1,0.975)
  meanboot1[i]<-mean(bvec1)
}
b.store2 <- transpose(boot.store2)  
lcis2 <-c()
ucis2 <-c()
meanboot2<-c()
for(i in 1:length(b.store2)) { 
  bvec2 <-unlist(b.store2[i])
  lcis2[i]<-quantile(bvec2,0.025)
  ucis2[i]<-quantile(bvec2,0.975)
  meanboot2[i]<-mean(bvec2)
}

#New colors: cohort1"#0072B2","#D55E00",
#plot occupied, available, both cohorts
a <-  ggplot()
 a+geom_line(aes(x=SAL, y=OccCDF_final), color="#0072B2",size = 0.7, data=co16_1SAL)+
   geom_line(aes(x=SAL, y=SurveyCDFFinal),linetype="dotted",size = 0.7, data=shin16coSAL)+
  #geom_line(aes(x=SAL,y=meanboot1),linetype=3, color="#748499")+ # bootstrapped mean
  #geom_ribbon(aes(x=SAL,ymin=lcis1,ymax=ucis1),fill="#0072B2",alpha=0.2)+ #bootstrapped CI
  geom_line(aes(x=SAL, y=OccCDF_final), color="#D55E00",size = 0.7, data=co16_2SAL)+
  #geom_ribbon(aes(x=SAL,ymin=lcis2,ymax=ucis2),fill="#D55E00",alpha=0.2)+ #bootstrapped CI
  #geom_line(aes(x=SAL,y=meanboot2),linetype=3, color="#1c9099")+ # bootstrapped mean
  ylab("CDF")+xlab("Salinity (ppt)")+ggtitle("Shinnecock 2016")+
  theme(plot.title=element_text(size=16),axis.text = element_text(size = 16),axis.title = element_text(size = 16),
         panel.background = element_rect(fill = 'white', colour = 'black'),
        panel.grid.major = element_line(colour = "white"))+guides(fill = FALSE, colour = FALSE) 
ggsave("cohortcdfs16_OccvAVSALCInew.png", path="/Users/tdolan/documents/WF SK PROJ/Survey data/Field Survey Paper/final figures")
dev.off()
#save for later


## ---- chunk 20
co17_1SAL <- filter(shi17_e, !is.na(SAL) &  SAL > 0 & SAL < 40 & starred=="star") %>% arrange(SAL)%>% mutate(Pres=ifelse(coCatch > 0,1,0))
co17_2SAL <- filter(shi17_l, !is.na(SAL) & SAL > 0 & SAL < 40 & starred=="star") %>% arrange(SAL)%>% mutate(Pres=ifelse(coCatch > 0,1,0))

#AVAILABLE HABITAT: should be for both cohorts!!!
shin17coSAL <-filter(shin17co, !is.na(SAL)& SAL > 0 & SAL < 40 & starred=="star")%>% arrange(SAL)
SurveyCDF = cumsum(shin17coSAL$SAL)
SUMSAL<-sum(shin17coSAL$SAL)
shin17coSAL <- mutate(shin17coSAL, SurveyCDFFinal=SurveyCDF/SUMSAL)  #this is the AVAILABLE HABITAT over ALL YEARS in Shinnecock

#OCCUPIED HABITAT: cohort 1
SAL <- co17_1SAL$SAL
yh=sum(co17_1SAL$coCatch)
ybar_strata=mean(co17_1SAL$coCatch) 
#create and plot CDF for occupied habitat
co17_1SAL <-mutate(co17_1SAL, OccupiedSAL =(coCatch/ybar_strata)*as.numeric(Pres)*SAL)%>% 
  mutate(OccupiedCDF =cumsum(OccupiedSAL))
SUMOccSAL <-sum(co17_1SAL$OccupiedSAL)
co17_1SAL <-mutate(co17_1SAL, OccCDF_final = OccupiedCDF/SUMOccSAL)

#OCCUPIED HABITAT: cohort 2
SAL <- co17_2SAL$SAL
yh=sum(co17_2SAL$coCatch)
ybar_strata=mean(co17_2SAL$coCatch) 
#create and plot CDF for occupied habitat
co17_2SAL <-mutate(co17_2SAL, OccupiedSAL =(coCatch/ybar_strata)*as.numeric(Pres)*SAL)%>% 
  mutate(OccupiedCDF =cumsum(OccupiedSAL))
SUMOccSAL <-sum(co17_2SAL$OccupiedSAL)
co17_2SAL <-mutate(co17_2SAL, OccCDF_final = OccupiedCDF/SUMOccSAL)

#plot occupied, available, both cohorts
a <-  ggplot(shin17coSAL, aes(x=SAL, y=SurveyCDFFinal))
a+geom_line(linetype="dotted")+
  geom_line(aes(x=SAL, y=OccCDF_final), color="#a6bddb", data=co17_1SAL)+
  geom_line(aes(x=SAL, y=OccCDF_final), color="#1c9099", data=co17_2SAL)+
  ylab("CDF")+xlab("Salinity (ppt)")+ggtitle("Shinnecock 2017")+
  theme_classic()
#ggsave("cohortcdfs17_OccvAVSAL.png", path="/Users/tdolan/documents/WF SK PROJ/Survey data/Field Survey Paper/final figures")
#dev.off()
## ---- chunk 21

#TEST STATISTIC: DISTANCE BETWEEN COHORTS
Dist_test<-abs(co17_1SAL$OccCDF_final-co17_2SAL$OccCDF_final)
Test.statistic<-max(Dist_test)
Test.statistic

#BOOTSTRAPPING TEST STATISTIC AND CONFIDENCE INTERVALS
###Bootstrapping occupied CPUE to create new CDFS
DistBoot<-abs(co17_1SAL$OccCDF_final-co17_2SAL$OccCDF_final)#if not defined prior to running loop,
TS.Boot<-max(DistBoot)  
#defining variables
catch1 <-co17_1SAL$coCatch #total catch in that TOW
catch2 <-co17_2SAL$coCatch #total catch in that TOW
ybar1 <-mean(catch1)
ybar2 <-mean(catch2)
Pres1 <-co17_1SAL$Pres #Presence absence for that TOW
Pres2 <-co17_2SAL$Pres
SAL1 <-co17_1SAL$SAL
SAL2 <-co17_2SAL$SAL

# THE BOOT LOOP
set.seed(1234)
results<-c()
boot.store1 <-vector("list",length(10000))
boot.store2 <-vector("list",length(10000))
for(i in 1:10000) {  
  #Cohort 1
  BootSampler1<-sample(catch1, length(catch1),replace=FALSE)  #catch cohort 1
  SALBoot1<-(BootSampler1/ybar1)*(as.numeric(Pres1))*SAL1 
  CDFBoot1<-cumsum(SALBoot1)
  SUMBoot1<-sum(SALBoot1)
  CDFFinalBoot1<-CDFBoot1/SUMBoot1
  boot.store1[[i]]<-CDFFinalBoot1
  #Cohort 2
  BootSampler2<-sample(catch2, length(catch2),replace=FALSE)  #catch cohort 1
  SALBoot2<-(BootSampler2/ybar2)*(as.numeric(Pres2))*SAL2 
  CDFBoot2<-cumsum(SALBoot2)
  SUMBoot2<-sum(SALBoot2)
  CDFFinalBoot2<-CDFBoot2/SUMBoot2
  boot.store2[[i]]<-CDFFinalBoot2
  #Test statistic
  DistBoot<-abs(CDFFinalBoot1-CDFFinalBoot2) #absolute value from bootstrapped and observed
  results[i]<-max(DistBoot) #store them here
  }
summary(results)

#SIGNIFICANCE TEST RESULT
sum(abs(results>abs(Test.statistic))/10000) ## See how many of the values in 'result'are more extreme than the observed value

#EXTRACT BOOTS FOR CI
#Cohort1
b.store1 <- transpose(boot.store1)  
lcis1 <-c()
ucis1 <-c()
meanboot1<-c()
for(i in 1:length(b.store1)) { 
  bvec1 <-unlist(b.store1[i])
  lcis1[i]<-quantile(bvec1,0.025)
  ucis1[i]<-quantile(bvec1,0.975)
  meanboot1[i]<-mean(bvec1)
}
b.store2 <- transpose(boot.store2)  
lcis2 <-c()
ucis2 <-c()
meanboot2<-c()
for(i in 1:length(b.store2)) { 
  bvec2 <-unlist(b.store2[i])
  lcis2[i]<-quantile(bvec2,0.025)
  ucis2[i]<-quantile(bvec2,0.975)
  meanboot2[i]<-mean(bvec2)
}

#New colors: cohort1"#0072B2","#D55E00",
#plot occupied, available, both cohorts
a <-  ggplot()
 a+geom_line(aes(x=SAL, y=OccCDF_final), color="#0072B2",size = 0.7, data=co17_1SAL)+
    geom_line(aes(x=SAL, y=SurveyCDFFinal),linetype="dotted",size = 0.7, data=shin17coSAL)+
  #geom_line(aes(x=SAL,y=meanboot1),linetype=3, color="#748499")+ # bootstrapped mean
  #geom_ribbon(aes(x=SAL,ymin=lcis1,ymax=ucis1),fill="#0072B2",alpha=0.2)+ #bootstrapped CI
  geom_line(aes(x=SAL, y=OccCDF_final), color="#D55E00",size = 0.7, data=co17_2SAL)+
  #geom_ribbon(aes(x=SAL,ymin=lcis2,ymax=ucis2),fill="#D55E00",alpha=0.2)+ #bootstrapped CI
  #geom_line(aes(x=SAL,y=meanboot2),linetype=3, color="#1c9099")+ # bootstrapped mean
  ylab("CDF")+xlab("Salinity (ppt)")+ggtitle("Shinnecock 2017")+
  theme(plot.title=element_text(size=16),axis.text = element_text(size = 16),axis.title = element_text(size = 16),
         panel.background = element_rect(fill = 'white', colour = 'black'),
        panel.grid.major = element_line(colour = "white"))+guides(fill = FALSE, colour = FALSE) 
ggsave("cohortcdfs17_OccvAVSALCInew.png", path="/Users/tdolan/documents/WF SK PROJ/Survey data/Field Survey Paper/final figures")
dev.off()
## ---- chunk 22
#Calculating Quantiles

#FUNCTION TO EXTRACT PERCENTILES OF OCCUPIED HABITAT
percentile.func <-function(df){
df <- mutate(df, BTcolumn=round(SAL,digits=1),OccCDFcolumn=round(OccCDF_final,digits=2)) 
  
OccPer.5 <-(df[df$OccCDFcolumn=='0.05','BTcolumn']) #not interpolated version 
OccPer.50 <-(df[df$OccCDFcolumn=='0.5','BTcolumn'])
OccPer.95 <-(df[df$OccCDFcolumn=='0.95','BTcolumn'])
not.interpolated <-list(OccPer.5,OccPer.50,OccPer.95)
  #occ.ni <- rapply(not.interpolated, mean)
#interpolated version 
TabSurveyApprox<-approx(df$BTcolumn,df$OccCDFcolumn, n=20000)  
TabSurveyApproxBT<-round(TabSurveyApprox$x,digits=3)        
TabSurveyApproxSurveyOccCDF<-round(TabSurveyApprox$y,digits=3)   
OccTabSurveyAp<-data.frame(cbind(TabSurveyApproxBT,TabSurveyApproxSurveyOccCDF))   
OccPer.5.ap <-(OccTabSurveyAp[OccTabSurveyAp$TabSurveyApproxSurveyOccCDF=='0.05','TabSurveyApproxBT'])  #(INTERPOLATED)
OccPer.50.ap <-(OccTabSurveyAp[OccTabSurveyAp$TabSurveyApproxSurveyOccCDF=='0.5','TabSurveyApproxBT'])
OccPer.95.ap <-(OccTabSurveyAp[OccTabSurveyAp$TabSurveyApproxSurveyOccCDF=='0.95','TabSurveyApproxBT'])
interpolated <-list(OccPer.5.ap,OccPer.50.ap,OccPer.95.ap)
occ.i <-rapply(interpolated, mean)
#out <-list(not.interpolated, occ.i)
occ.i
}
## ---- chunk 23
allcoSAL <-bind_rows(co16_1SAL,co16_2SAL,co17_1SAL,co17_2SAL) 
allcoSAL <-separate(allcoSAL, Date,c("Year","m","d"), sep="-", remove=FALSE)
split.percent <-allcoSAL %>% split(list(.$Year,.$co))%>% map_dfr(percentile.func) #map it

split.percent
## ---- chunk 24
co16_1Depth <- filter(shi16_e, !is.na(Depth) & starred=="star") %>% arrange(Depth)%>% mutate(Pres=ifelse(coCatch > 0,1,0))
co16_2Depth <- filter(shi16_l, !is.na(Depth) & starred=="star") %>% arrange(Depth)%>% mutate(Pres=ifelse(coCatch > 0,1,0))

#AVAILABLE HABITAT: should be for both cohorts!!!
shin16coDepth <-filter(shin16co, !is.na(Depth) & starred=="star")%>% arrange(Depth)
SurveyCDF = cumsum(shin16coDepth$Depth)
SUMDepth<-sum(shin16coDepth$Depth)
shin16coDepth <- mutate(shin16coDepth, SurveyCDFFinal=SurveyCDF/SUMDepth)  #this is the AVAILABLE HABITAT over ALL YEARS in Shinnecock

#OCCUPIED HABITAT: cohort 1
Depth <- co16_1Depth$Depth
yh=sum(co16_1Depth$coCatch)
ybar_strata=mean(co16_1Depth$coCatch) 
#create and plot CDF for occupied habitat
co16_1Depth <-mutate(co16_1Depth, OccupiedDepth =(coCatch/ybar_strata)*as.numeric(Pres)*Depth)%>% 
  mutate(OccupiedCDF =cumsum(OccupiedDepth))
SUMOccDepth <-sum(co16_1Depth$OccupiedDepth)
co16_1Depth <-mutate(co16_1Depth, OccCDF_final = OccupiedCDF/SUMOccDepth)

#OCCUPIED HABITAT: cohort 2
Depth <- co16_2Depth$Depth
yh=sum(co16_2Depth$coCatch)
ybar_strata=mean(co16_2Depth$coCatch) 
#create and plot CDF for occupied habitat
co16_2Depth <-mutate(co16_2Depth, OccupiedDepth =(coCatch/ybar_strata)*as.numeric(Pres)*Depth)%>% 
  mutate(OccupiedCDF =cumsum(OccupiedDepth))
SUMOccDepth <-sum(co16_2Depth$OccupiedDepth)
co16_2Depth <-mutate(co16_2Depth, OccCDF_final = OccupiedCDF/SUMOccDepth)

#plot occupied, available, both cohorts
a <-  ggplot(shin16coDepth, aes(x=Depth, y=SurveyCDFFinal))
a+geom_line(linetype="dotted")+
  geom_line(aes(x=Depth, y=OccCDF_final), color="#a6bddb", data=co16_1Depth)+
  geom_line(aes(x=Depth, y=OccCDF_final), color="#1c9099", data=co16_2Depth)+
  ylab("CDF")+xlab("Depth (m)")+ggtitle("Shinnecock 2016")+
  theme_classic()
#ggsave("cohortcdfs16_OccvAVDepth.png", path="/Users/tdolan/documents/WF SK PROJ/Survey data/Field Survey Paper/final figures")
#dev.off()

## ---- chunk 25

#TEST STATISTIC: DISTANCE BETWEEN COHORTS
Dist_test<-abs(co16_1Depth$OccCDF_final-co16_2Depth$OccCDF_final)
Test.statistic<-max(Dist_test)
Test.statistic

#BOOTSTRAPPING TEST STATISTIC AND CONFIDENCE INTERVALS
###Bootstrapping occupied CPUE to create new CDFS
DistBoot<-abs(co16_1Depth$OccCDF_final-co16_2Depth$OccCDF_final)#if not defined prior to running loop,
TS.Boot<-max(DistBoot)  
#defining variables
catch1 <-co16_1Depth$coCatch #total catch in that TOW
catch2 <-co16_2Depth$coCatch #total catch in that TOW
ybar1 <-mean(catch1)
ybar2 <-mean(catch2)
Pres1 <-co16_1Depth$Pres #Presence absence for that TOW
Pres2 <-co16_2Depth$Pres
Depth1 <-co16_1Depth$Depth
Depth2 <-co16_2Depth$Depth

# THE BOOT LOOP
set.seed(1234)
results<-c()
boot.store1 <-vector("list",length(10000))
boot.store2 <-vector("list",length(10000))
for(i in 1:10000) {  
  #Cohort 1
  BootSampler1<-sample(catch1, length(catch1),replace=FALSE)  #catch cohort 1
  DepthBoot1<-(BootSampler1/ybar1)*(as.numeric(Pres1))*Depth1 
  CDFBoot1<-cumsum(DepthBoot1)
  SUMBoot1<-sum(DepthBoot1)
  CDFFinalBoot1<-CDFBoot1/SUMBoot1
  boot.store1[[i]]<-CDFFinalBoot1
  #Cohort 2
  BootSampler2<-sample(catch2, length(catch2),replace=FALSE)  #catch cohort 1
  DepthBoot2<-(BootSampler2/ybar2)*(as.numeric(Pres2))*Depth2 
  CDFBoot2<-cumsum(DepthBoot2)
  SUMBoot2<-sum(DepthBoot2)
  CDFFinalBoot2<-CDFBoot2/SUMBoot2
  boot.store2[[i]]<-CDFFinalBoot2
  #Test statistic
  DistBoot<-abs(CDFFinalBoot1-CDFFinalBoot2) #absolute value from bootstrapped and observed
  results[i]<-max(DistBoot) #store them here
  }
summary(results)

#SIGNIFICANCE TEST RESULT
sum(abs(results>abs(Test.statistic))/10000) ## See how many of the values in 'result'are more extreme than the observed value

#EXTRACT BOOTS FOR CI
#Cohort1
b.store1 <- transpose(boot.store1)  
lcis1 <-c()
ucis1 <-c()
meanboot1<-c()
for(i in 1:length(b.store1)) { 
  bvec1 <-unlist(b.store1[i])
  lcis1[i]<-quantile(bvec1,0.025)
  ucis1[i]<-quantile(bvec1,0.975)
  meanboot1[i]<-mean(bvec1)
}
b.store2 <- transpose(boot.store2)  
lcis2 <-c()
ucis2 <-c()
meanboot2<-c()
for(i in 1:length(b.store2)) { 
  bvec2 <-unlist(b.store2[i])
  lcis2[i]<-quantile(bvec2,0.025)
  ucis2[i]<-quantile(bvec2,0.975)
  meanboot2[i]<-mean(bvec2)
}

#New colors: cohort1"#0072B2","#D55E00",
#plot occupied, available, both cohorts
a <-  ggplot()
 a+geom_line(aes(x=Depth, y=OccCDF_final), color="#0072B2",size = 0.7, data=co16_1Depth)+
   geom_line(aes(x=Depth, y=SurveyCDFFinal),linetype="dotted",size = 0.7, data=shin16coDepth)+
  #geom_line(aes(x=Depth,y=meanboot1),linetype=3, color="#748499")+ # bootstrapped mean
  #geom_ribbon(aes(x=Depth,ymin=lcis1,ymax=ucis1),fill="#0072B2",alpha=0.2)+ #bootstrapped CI
  geom_line(aes(x=Depth, y=OccCDF_final), color="#D55E00",size = 0.7, data=co16_2Depth)+
  #geom_ribbon(aes(x=Depth,ymin=lcis2,ymax=ucis2),fill="#D55E00",alpha=0.2)+ #bootstrapped CI
  #geom_line(aes(x=Depth,y=meanboot2),linetype=3, color="#1c9099")+ # bootstrapped mean
  ylab("CDF")+xlab("Depth (m)")+ggtitle("Shinnecock 2016")+
  theme(plot.title=element_text(size=16),axis.text = element_text(size = 16),axis.title = element_text(size = 16),
         panel.background = element_rect(fill = 'white', colour = 'black'),
        panel.grid.major = element_line(colour = "white"))+guides(fill = FALSE, colour = FALSE) 
ggsave("cohortcdfs16_OccvAVDepthCInew.png", path="/Users/tdolan/documents/WF SK PROJ/Survey data/Field Survey Paper/final figures")
dev.off()
#save for later


## ---- chunk 26
co17_1Depth <- filter(shi17_e, !is.na(Depth) & starred=="star") %>% arrange(Depth)%>% mutate(Pres=ifelse(coCatch > 0,1,0))
co17_2Depth <- filter(shi17_l, !is.na(Depth) & starred=="star") %>% arrange(Depth)%>% mutate(Pres=ifelse(coCatch > 0,1,0))

#AVAILABLE HABITAT: should be for both cohorts!!!
shin17coDepth <-filter(shin17co, !is.na(Depth)& starred=="star")%>% arrange(Depth)
SurveyCDF = cumsum(shin17coDepth$Depth)
SUMDepth<-sum(shin17coDepth$Depth)
shin17coDepth <- mutate(shin17coDepth, SurveyCDFFinal=SurveyCDF/SUMDepth)  #this is the AVAILABLE HABITAT over ALL YEARS in Shinnecock

#OCCUPIED HABITAT: cohort 1
Depth <- co17_1Depth$Depth
yh=sum(co17_1Depth$coCatch)
ybar_strata=mean(co17_1Depth$coCatch) 
#create and plot CDF for occupied habitat
co17_1Depth <-mutate(co17_1Depth, OccupiedDepth =(coCatch/ybar_strata)*as.numeric(Pres)*Depth)%>% 
  mutate(OccupiedCDF =cumsum(OccupiedDepth))
SUMOccDepth <-sum(co17_1Depth$OccupiedDepth)
co17_1Depth <-mutate(co17_1Depth, OccCDF_final = OccupiedCDF/SUMOccDepth)

#OCCUPIED HABITAT: cohort 2
Depth <- co17_2Depth$Depth
yh=sum(co17_2Depth$coCatch)
ybar_strata=mean(co17_2Depth$coCatch) 
#create and plot CDF for occupied habitat
co17_2Depth <-mutate(co17_2Depth, OccupiedDepth =(coCatch/ybar_strata)*as.numeric(Pres)*Depth)%>% 
  mutate(OccupiedCDF =cumsum(OccupiedDepth))
SUMOccDepth <-sum(co17_2Depth$OccupiedDepth)
co17_2Depth <-mutate(co17_2Depth, OccCDF_final = OccupiedCDF/SUMOccDepth)

#plot occupied, available, both cohorts
a <-  ggplot(shin17coDepth, aes(x=Depth, y=SurveyCDFFinal))
a+geom_line(linetype="dotted")+
  geom_line(aes(x=Depth, y=OccCDF_final), color="#a6bddb", data=co17_1Depth)+
  geom_line(aes(x=Depth, y=OccCDF_final), color="#1c9099", data=co17_2Depth)+
  ylab("CDF")+xlab("Depth (m)")+ggtitle("Shinnecock 2017")+
  theme_classic()
#ggsave("cohortcdfs17_OccvAVDepth.png", path="/Users/tdolan/documents/WF SK PROJ/Survey data/Field Survey Paper/final figures")
#dev.off()
## ---- chunk 27

#TEST STATISTIC: DISTANCE BETWEEN COHORTS
Dist_test<-abs(co17_1Depth$OccCDF_final-co17_2Depth$OccCDF_final)
Test.statistic<-max(Dist_test)
Test.statistic

#BOOTSTRAPPING TEST STATISTIC AND CONFIDENCE INTERVALS
###Bootstrapping occupied CPUE to create new CDFS
DistBoot<-abs(co17_1Depth$OccCDF_final-co17_2Depth$OccCDF_final)#if not defined prior to running loop,
TS.Boot<-max(DistBoot)  
#defining variables
catch1 <-co17_1Depth$coCatch #total catch in that TOW
catch2 <-co17_2Depth$coCatch #total catch in that TOW
ybar1 <-mean(catch1)
ybar2 <-mean(catch2)
Pres1 <-co17_1Depth$Pres #Presence absence for that TOW
Pres2 <-co17_2Depth$Pres
Depth1 <-co17_1Depth$Depth
Depth2 <-co17_2Depth$Depth

# THE BOOT LOOP
set.seed(1234)
results<-c()
boot.store1 <-vector("list",length(10000))
boot.store2 <-vector("list",length(10000))
for(i in 1:10000) {  
  #Cohort 1
  BootSampler1<-sample(catch1, length(catch1),replace=FALSE)  #catch cohort 1
  DepthBoot1<-(BootSampler1/ybar1)*(as.numeric(Pres1))*Depth1 
  CDFBoot1<-cumsum(DepthBoot1)
  SUMBoot1<-sum(DepthBoot1)
  CDFFinalBoot1<-CDFBoot1/SUMBoot1
  boot.store1[[i]]<-CDFFinalBoot1
  #Cohort 2
  BootSampler2<-sample(catch2, length(catch2),replace=FALSE)  #catch cohort 1
  DepthBoot2<-(BootSampler2/ybar2)*(as.numeric(Pres2))*Depth2 
  CDFBoot2<-cumsum(DepthBoot2)
  SUMBoot2<-sum(DepthBoot2)
  CDFFinalBoot2<-CDFBoot2/SUMBoot2
  boot.store2[[i]]<-CDFFinalBoot2
  #Test statistic
  DistBoot<-abs(CDFFinalBoot1-CDFFinalBoot2) #absolute value from bootstrapped and observed
  results[i]<-max(DistBoot) #store them here
  }
summary(results)

#SIGNIFICANCE TEST RESULT
sum(abs(results>abs(Test.statistic))/10000) ## See how many of the values in 'result'are more extreme than the observed value

#EXTRACT BOOTS FOR CI
#Cohort1
b.store1 <- transpose(boot.store1)  
lcis1 <-c()
ucis1 <-c()
meanboot1<-c()
for(i in 1:length(b.store1)) { 
  bvec1 <-unlist(b.store1[i])
  lcis1[i]<-quantile(bvec1,0.025)
  ucis1[i]<-quantile(bvec1,0.975)
  meanboot1[i]<-mean(bvec1)
}
b.store2 <- transpose(boot.store2)  
lcis2 <-c()
ucis2 <-c()
meanboot2<-c()
for(i in 1:length(b.store2)) { 
  bvec2 <-unlist(b.store2[i])
  lcis2[i]<-quantile(bvec2,0.025)
  ucis2[i]<-quantile(bvec2,0.975)
  meanboot2[i]<-mean(bvec2)
}
#New colors: cohort1"#0072B2","#D55E00",
#plot occupied, available, both cohorts
a <-  ggplot()
 a+geom_line(aes(x=Depth, y=OccCDF_final), color="#0072B2",size = 0.7, data=co17_1Depth)+
    geom_line(aes(x=Depth, y=SurveyCDFFinal),linetype="dotted",size = 0.7, data=shin17coDepth)+
  #geom_line(aes(x=Depth,y=meanboot1),linetype=3, color="#748499")+ # bootstrapped mean
  #geom_ribbon(aes(x=Depth,ymin=lcis1,ymax=ucis1),fill="#0072B2",alpha=0.2)+ #bootstrapped CI
  geom_line(aes(x=Depth, y=OccCDF_final), color="#D55E00",size = 0.7, data=co17_2Depth)+
  #geom_ribbon(aes(x=Depth,ymin=lcis2,ymax=ucis2),fill="#D55E00",alpha=0.2)+ #bootstrapped CI
  #geom_line(aes(x=Depth,y=meanboot2),linetype=3, color="#1c9099")+ # bootstrapped mean
  ylab("CDF")+xlab("Depth (m)")+ggtitle("Shinnecock 2017")+
  theme(plot.title=element_text(size=16),axis.text = element_text(size = 16),axis.title = element_text(size = 16),
         panel.background = element_rect(fill = 'white', colour = 'black'),
        panel.grid.major = element_line(colour = "white"))+guides(fill = FALSE, colour = FALSE) 
#ggsave("cohortcdfs17_OccvAVDepthCInew.png", path="/Users/tdolan/documents/WF SK PROJ/Survey data/Field Survey Paper/final figures")
#dev.off()
